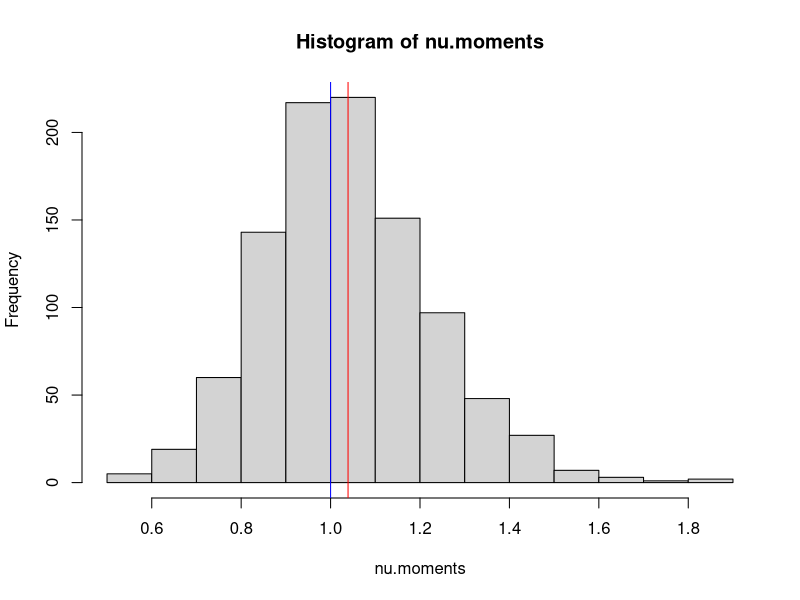
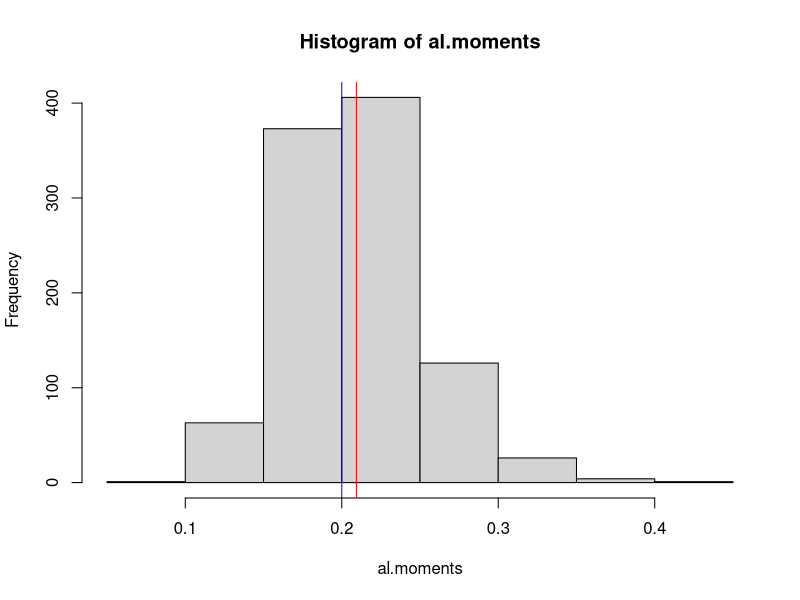
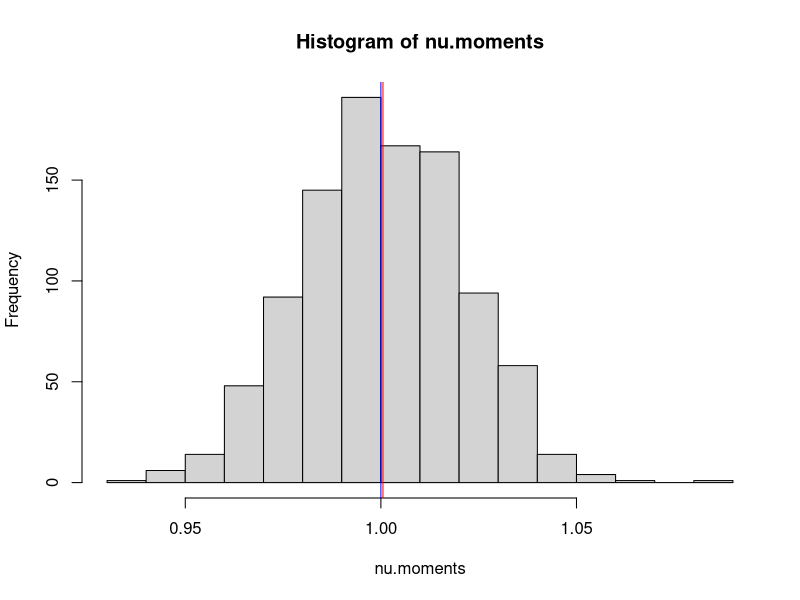
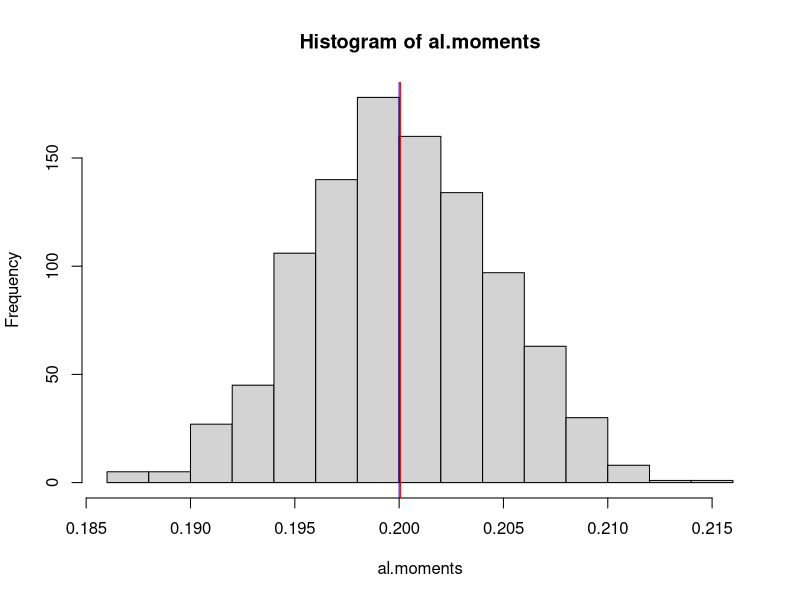
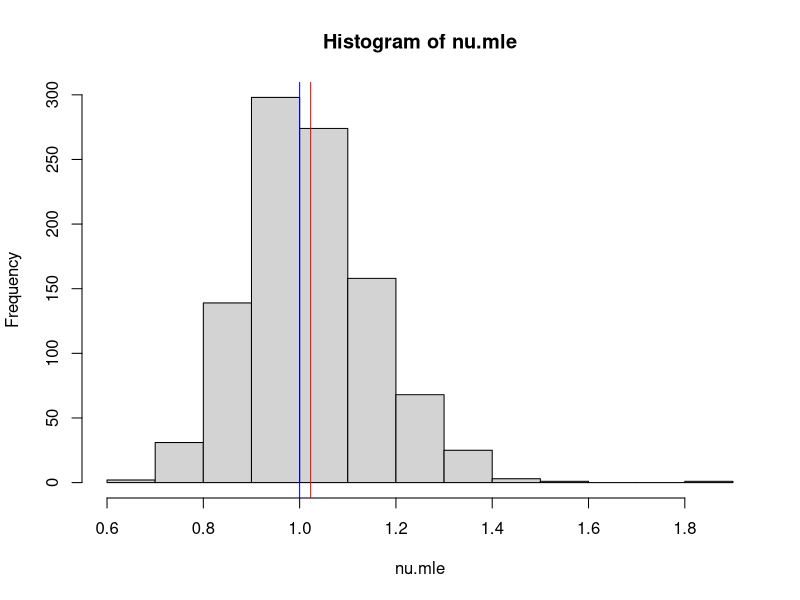
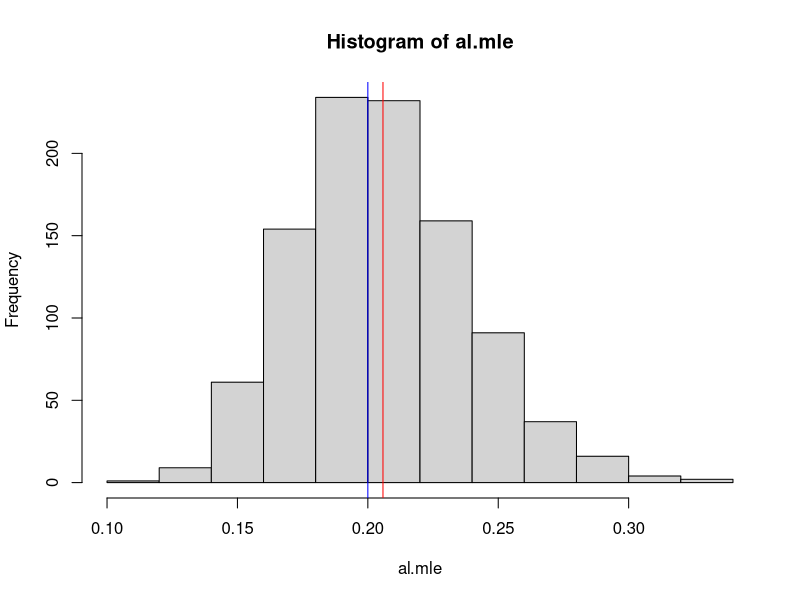

Write the R code that produced these figures, in order.
# Paràmetres de la distribució gamma que simulem
al <- 0.2
nu <- 1
N <- 100

mostra <- rgamma(N, shape = nu, scale = 1/al)

#Estimem pel mètode dels moments
al.moments <- mean(mostra)/var(mostra)
nu.moments <- mean(mostra)^2/var(mostra)

#Repetim això diverses vegades
N.rep <- 1000
al.moments <- nu.moments <- numeric(N.rep)

for(k in 1:N.rep) {
  mostra <- rgamma(N, shape = nu, scale = 1/al);
  al.moments[k] <- mean(mostra)/var(mostra);
  nu.moments[k] <- mean(mostra)^2/var(mostra);
}

hist(nu.moments)
abline(v = mean(nu.moments), col = 'red')
abline(v = nu, col = 'blue')

hist(al.moments)
abline(v = mean(al.moments), col = 'red')
abline(v = al, col = 'blue')

#Repetim amb una mostra més gran
N <- 10000
for(k in 1:N.rep) {
  mostra <- rgamma(N, shape = nu, scale = 1/al);
  al.moments[k] <- mean(mostra)/var(mostra);
  nu.moments[k] <- mean(mostra)^2/var(mostra);
}

hist(nu.moments)
abline(v = mean(nu.moments), col = 'red')
abline(v = nu, col = 'blue')

hist(al.moments)
abline(v = mean(al.moments), col = 'red')
abline(v = al, col = 'blue')

#Automatizem l'estimació pel mètode dels moments
moments.gamma <- function(mostra) {
  c(alfa = mean(mostra)/var(mostra), nu = mean(mostra)^2/var(mostra))
}


#Busquem els intervals de confiança de Wald
#Informació de fisher
inf <- function(alfa, nu, N) {
  N * cbind(c(nu/alfa^2, - 1/alfa), c(- 1/alfa, trigamma(nu)))
}

# Intervals de confiança pels paràmetres
conf <- function(alfa, nu, N) {
  c(conf.alfa = sqrt(solve(inf(alfa, nu, N))[1, 1]), conf.nu = sqrt(solve(inf(alfa, nu, N))[2, 2]))
}

# El paquet MASS fa màxima versemblança
library('MASS')
fitdistr(mostra, "gamma")

#Repetim amb màxima versemblança
N <- 100
al.mle <- nu.mle <- numeric(N.rep)
for(k in 1:N.rep) {
  mostra <- rgamma(N, shape = nu, scale = 1/al);
  estimacio = fitdistr(mostra, "gamma")$estimate;
  al.mle[k] <- estimacio['rate'];
  nu.mle[k] <- estimacio['shape']
}

hist(nu.mle)
abline(v = mean(nu.mle), col = 'red')
abline(v = nu, col = 'blue')

hist(al.mle)
abline(v = mean(al.mle), col = 'red')
abline(v = al, col = 'blue')
